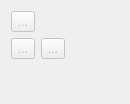
      <widget class="QWidget" name="page_5">
       <property name="geometry">
        <rect>
         <x>0</x>
         <y>0</y>
         <width>130</width>
         <height>104</height>
        </rect>
       </property>
       <property name="sizePolicy">
        <sizepolicy hsizetype="Expanding" vsizetype="Maximum">
         <horstretch>0</horstretch>
         <verstretch>0</verstretch>
        </sizepolicy>
       </property>
       <property name="toolTip">
        <string>Tools for creating details.</string>
       </property>
       <attribute name="icon">
        <iconset resource="../../libs/vmisc/share/resources/icon.qrc">
         <normaloff>:/icon/16x16/toolsectiondetail.png</normaloff>:/icon/16x16/toolsectiondetail.png</iconset>
       </attribute>
       <attribute name="label">
        <string>Detail</string>
       </attribute>
       <attribute name="toolTip">
        <string>Detail</string>
       </attribute>
       <layout class="QFormLayout" name="formLayout_5">
        <item row="0" column="0">
         <widget class="QToolButton" name="toolButtonPointerDetail">
          <property name="enabled">
           <bool>false</bool>
          </property>
          <property name="toolTip">
           <string>Tool pointer</string>
          </property>
          <property name="text">
           <string notr="true">...</string>
          </property>
          <property name="icon">
           <iconset resource="../../libs/vmisc/share/resources/icon.qrc">
            <normaloff>:/icon/32x32/arrow_cursor.png</normaloff>:/icon/32x32/arrow_cursor.png</iconset>
          </property>
          <property name="iconSize">
           <size>
            <width>32</width>
            <height>32</height>
           </size>
          </property>
          <property name="checkable">
           <bool>true</bool>
          </property>
         </widget>
        </item>
        <item row="1" column="0">
         <widget class="QToolButton" name="toolButtonNewDetail">
          <property name="enabled">
           <bool>false</bool>
          </property>
          <property name="toolTip">
           <string>Seam allowance tool</string>
          </property>
          <property name="text">
           <string notr="true">...</string>
          </property>
          <property name="icon">
           <iconset resource="share/resources/toolicon.qrc">
            <normaloff>:/toolicon/32x32/new_detail.png</normaloff>:/toolicon/32x32/new_detail.png</iconset>
          </property>
          <property name="iconSize">
           <size>
            <width>32</width>
            <height>32</height>
           </size>
          </property>
          <property name="checkable">
           <bool>true</bool>
          </property>
         </widget>
        </item>
        <item row="1" column="1">
         <widget class="QToolButton" name="toolButtonUnionDetails">
          <property name="enabled">
           <bool>false</bool>
          </property>
          <property name="toolTip">
           <string>Union tool</string>
          </property>
          <property name="text">
           <string notr="true">...</string>
          </property>
          <property name="icon">
           <iconset resource="share/resources/toolicon.qrc">
            <normaloff>:/toolicon/32x32/union.png</normaloff>:/toolicon/32x32/union.png</iconset>
          </property>
          <property name="iconSize">
           <size>
            <width>32</width>
            <height>32</height>
           </size>
          </property>
          <property name="checkable">
           <bool>true</bool>
          </property>
         </widget>
        </item>
       </layout>
      </widget>
